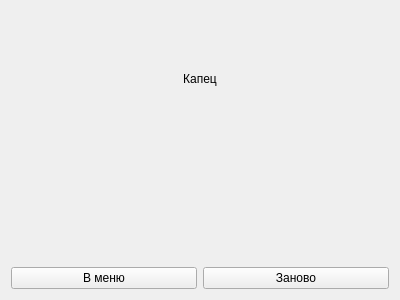
<?xml version="1.0" encoding="UTF-8"?>
<ui version="4.0">
 <class>endMenu</class>
 <widget class="QWidget" name="endMenu">
  <property name="geometry">
   <rect>
    <x>0</x>
    <y>0</y>
    <width>400</width>
    <height>300</height>
   </rect>
  </property>
  <property name="windowTitle">
   <string>Form</string>
  </property>
  <layout class="QGridLayout" name="gridLayout">
   <item row="1" column="0" colspan="2">
    <widget class="QLabel" name="label">
     <property name="text">
      <string/>
     </property>
     <property name="alignment">
      <set>Qt::AlignmentFlag::AlignCenter</set>
     </property>
    </widget>
   </item>
   <item row="2" column="0">
    <widget class="QPushButton" name="pushButton">
     <property name="text">
      <string>В меню</string>
     </property>
    </widget>
   </item>
   <item row="2" column="1">
    <widget class="QPushButton" name="pushButton_2">
     <property name="text">
      <string>Заново</string>
     </property>
    </widget>
   </item>
   <item row="0" column="0" colspan="2">
    <widget class="QLabel" name="label_2">
     <property name="maximumSize">
      <size>
       <width>16777215</width>
       <height>75</height>
      </size>
     </property>
     <property name="text">
      <string>Капец</string>
     </property>
     <property name="alignment">
      <set>Qt::AlignmentFlag::AlignBottom|Qt::AlignmentFlag::AlignHCenter</set>
     </property>
     <property name="margin">
      <number>0</number>
     </property>
    </widget>
   </item>
  </layout>
 </widget>
 <resources/>
 <connections/>
</ui>
